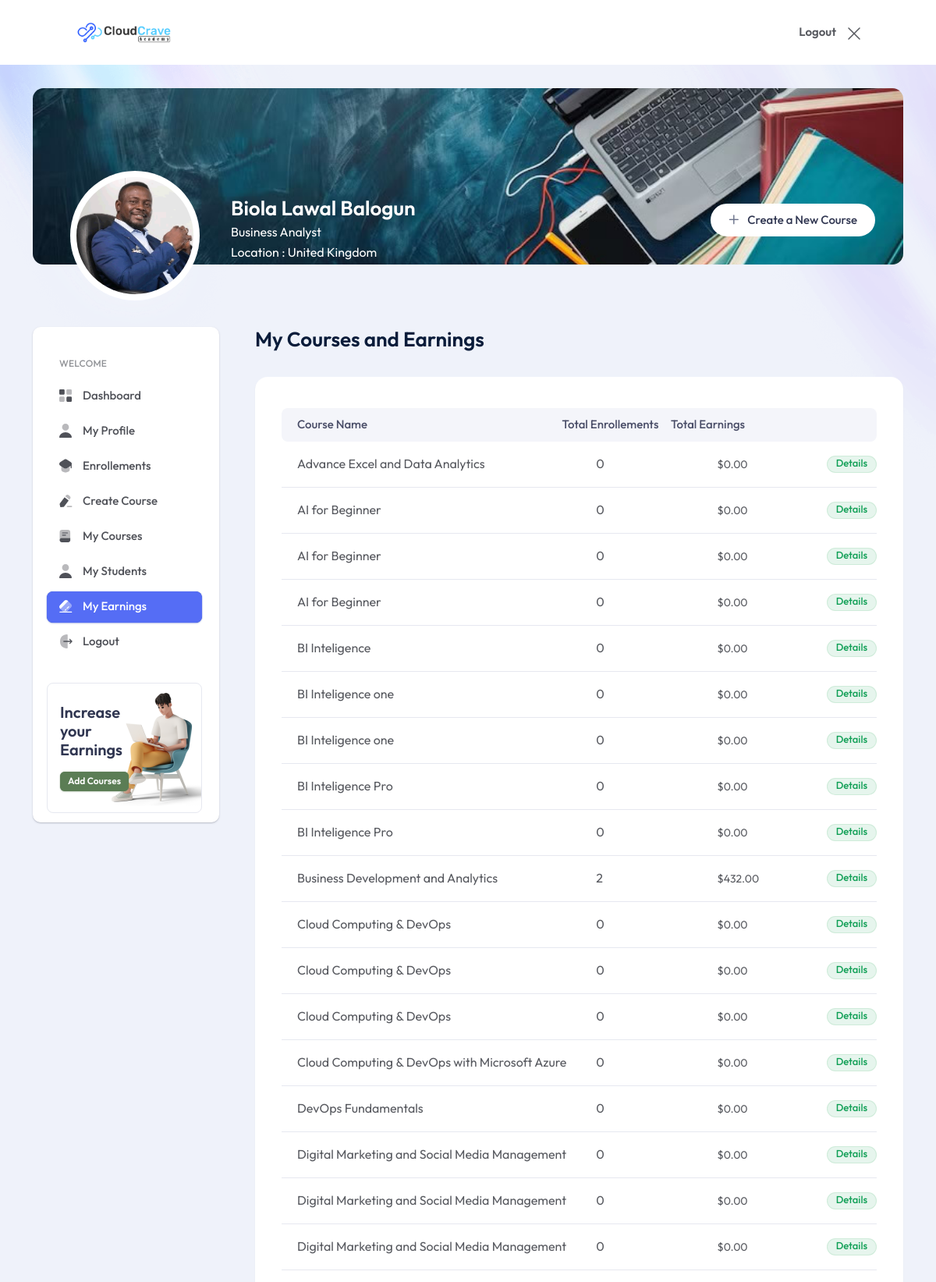
Page /instructor_earnings.php (signed in, upper part) on the committed database.
### tables this page shows
CREATE TABLE `instructors` (
  `instructor_id` int(11) NOT NULL,
  `instructor_name` varchar(255) NOT NULL,
  `bio` text DEFAULT NULL,
  `current_role` varchar(225) DEFAULT NULL,
  `profile_picture` varchar(255) DEFAULT NULL,
  `created_at` timestamp NOT NULL DEFAULT current_timestamp(),
  `gender` varchar(50) DEFAULT NULL,
  `location` varchar(255) DEFAULT NULL,
  `status` enum('pending','approved','rejected') DEFAULT 'pending',
  `email` varchar(255) NOT NULL,
  `password` varchar(255) NOT NULL,
  `phone_number` varchar(20) DEFAULT NULL,
  `bank_account_details` varchar(225) DEFAULT NULL
);

CREATE TABLE `courses` (
  `course_id` int(11) NOT NULL,
  `course_name` varchar(255) NOT NULL,
  `category_id` int(11) DEFAULT NULL,
  `description` text DEFAULT NULL,
  `price` decimal(10,2) DEFAULT NULL,
  `discount_percentage` decimal(5,2) DEFAULT 0.00,
  `course_image_url` varchar(255) DEFAULT NULL,
  `intro_video_url` varchar(255) DEFAULT NULL,
  `duration` int(11) DEFAULT NULL,
  `prerequisites` text DEFAULT NULL,
  `level` enum('Beginner','Intermediate','Advanced') DEFAULT NULL,
  `created_at` timestamp NOT NULL DEFAULT current_timestamp(),
  `updated_at` timestamp NOT NULL DEFAULT current_timestamp() ON UPDATE current_timestamp(),
  `home_featured` int(10) NOT NULL,
  `banner_featured` int(10) NOT NULL,
  `status` enum('Draft','Published','Approved') DEFAULT 'Draft',
  `instructor_id` int(11) DEFAULT NULL,
  `mode` enum('Virtual','Physical','Recorded') DEFAULT 'Virtual',
  `registration_deadline` date DEFAULT NULL,
  `session_duration` int(11) NOT NULL,
  `session_duration_unit` enum('minutes','hours') NOT NULL,
  `start_datetime` datetime DEFAULT NULL,
  `timezone` varchar(50) NOT NULL,
  `training_days` set('Monday','Tuesday','Wednesday','Thursday','Friday','Saturday','Sunday') NOT NULL,
  `daily_start_time` time NOT NULL
);

### earnings.php (the view, shortened to what this page needs)
                         <section class="tp-dashboard-course-wrapper">
                           <div class="row">
                              <div class="col-8">
                                 <div class="tp-dashboard-section">
                                    <h2 class="tp-dashboard-title">My Courses and Earnings</h2>
                                 </div>
                              </div>
                           </div>
                           <div class="row">
                              <div class="col-12">
                                 <div class="tp-dashboard-course-list">
                                    <ul>
                                       <li class="active">
                                          <div class="tp-dashboard-course-item">
                                             <div class="tp-dashboard-course-name">
                                                <h5 class="tp-dashboard-course-name-title">Course Name</h5>
                                             </div>
                                             <div class="tp-dashboard-course-enroll">
                                                <span>Total Enrollements</span>
                                             </div>
                                             <div class="tp-dashboard-course-rating">
                                                <span>Total Earnings</span>
                                             </div>
                                             <div class="tp-dashboard-course-rating">
                                                <span>&nbsp; </span>
                                             </div>
                                          </div>
                                       </li>
                                       <?php
include 'connect.php';
$query = "
    SELECT
        c.course_id,
        c.course_name,
        COUNT(e.enrollment_id) AS total_enrollments,
        ROUND(
            SUM(
                IFNULL(
                    (c.price - (c.price * (c.discount_percentage / 100))) * 0.40 * IF(e.enrollment_id IS NOT NULL, 1, 0),
                    0
                )
            ),
            2
        ) AS total_earnings
    FROM
        courses c
    LEFT JOIN
        enrollments e ON c.course_id = e.course_id
    WHERE
        c.instructor_id = ?
    GROUP BY
        c.course_id
    ORDER BY
        c.course_name";
$stmt = $conn->prepare($query);
$stmt->bind_param("i", $instructor_id);
$stmt->execute();
$result = $stmt->get_result();
if ($result->num_rows > 0):
    while ($course = $result->fetch_assoc()):
?>
                                      <li>
                                          <div class="tp-dashboard-course-item">
                                             <div class="tp-dashboard-course-name">
                                                <h5 class="tp-dashboard-course-name-title">
                                                <a href="course_update.php?id=<?php echo $course['course_id']; ?>">
                            <?php echo htmlspecialchars($course['course_name']); ?>
                        </a>
                                                </h5>
                                             </div>
                                             <div class="tp-dashboard-course-enroll">
                                             <span><?php echo $course['total_enrollments']; ?></span>
                                             </div>
                                             <div class="tp-dashboard-course-rating">
                                                <span>$<?php echo number_format($course['total_earnings'], 2); ?></span>
                                             </div>
                                             <div class="tpd-badge sucess">
                                             <a href="course_update.php">
                                             <a href="course_update.php?id=<?php echo $course['course_id']; ?>">Details</a>
                                                </a>
                                             </div>
                                          </div>
                                       </li>
<?php
    endwhile;
else:
    echo "<li>No records found</li>";
endif;
?>
                                    </ul>
                                 </div>
                              </div>
                           </div>
                        </section>

### instructor_earnings.php (shortened to what this page needs)
<!doctype html>
<html class="no-js" lang="zxx">
<head>
   <link rel="stylesheet" href="assets/css/bootstrap.css">
   <link rel="stylesheet" href="assets/css/animate.css">
   <link rel="stylesheet" href="assets/css/swiper-bundle.css">
   <link rel="stylesheet" href="assets/css/slick.css">
   <link rel="stylesheet" href="assets/css/magnific-popup.css">
   <link rel="stylesheet" href="assets/css/flatpickr.min.css">
   <link rel="stylesheet" href="assets/css/font-awesome-pro.css">
   <link rel="stylesheet" href="assets/css/spacing.css">
   <link rel="stylesheet" href="assets/css/main.css">
</head>
   <body>
       <header class="header-area">
         <div class="tp-header-2 tp-header-new-course">
            <div class="container-fluid">
               <div class="row align-items-center">
                  <div class="col-2">
                     <div class="tp-header-2-right d-flex align-items-center">
                        <div class="logo tp-header-logo">
                           <a href="index.html">
                              <img src="assets/img/logo/logo-black.png" alt="logo">
                           </a>
                        </div>
                     </div>
                  </div>
                  <div class="col-10">
                     <div class="tp-header-new-course-right d-flex justify-content-end">
                        <div class="tp-header-new-course-option d-none d-sm-block">
                           <a class="draft" href="logout.php">Logout</a>
                       </div>
                        <span>
                           <a href="logout.php"></a>
                        </span>
                     </div>
                  </div>
               </div>
            </div>
         </div>
      </header>
      <main class="tp-dashboard-body-bg">
   <?php
include_once 'connect.php';
$instructor_id = $_SESSION['instructor_id'];
$query = "SELECT * FROM instructors WHERE instructor_id = $instructor_id";
$result = $conn->query($query);
if ($result && $result->num_rows > 0) {
    $instructor = $result->fetch_assoc();
    $instructor_name = $instructor['instructor_name'];
    $location = $instructor['location'];
    $profile_picture = $instructor['profile_picture'];
    $role = $instructor['current_role'];
} else {
    $instructor_name = "Unknown Instructor";
    $location = "Not Assigned";
    $profile_picture = "default.jpg";
}
?>
         <section class="tp-dashboard-banner-wrap">
            <div class="tp-dashboard-banner-shape"><img src="assets/img/dashboard/bg/dashboard-bg-shape-1.jpg" alt=""></div>
            <div class="container">
               <div class="row">
                  <div class="col-lg-12">
                     <div class="tp-dashboard-banner-bg mt-30" data-background="assets/img/dashboard/bg/dashboard-bg-1.jpg">
                        <div class="tp-instructor-wrap d-flex justify-content-between">
                           <div class="tp-instructor-info d-flex">
                              <div class="tp-instructor-avatar">
                                 <img src="assets/uploads/instructors/<?php echo $profile_picture; ?>" alt=""  class="circular-image" width=120>
                              </div>
                              <div class="tp-instructor-content">
                                 <h4 class="tp-instructor-title"><?php echo $instructor_name; ?>  </h4>
                                 <div class="tp-instructor-rate  d-flex align-items-center">
                                    <span> <?php echo htmlspecialchars($role); ?> </span>
                                 </div>
                                 <div class="tp-instructor-rate  d-flex align-items-center">
                                    <span>Location : <?php echo htmlspecialchars($location); ?>  </span>
                                 </div>
                              </div>
                           </div>
                           <div class="tp-instructor-course-btn">
                              <a class="tp-btn-add-course" href="create_course.php"><i class="fa-regular fa-plus"></i> Create a New Course</a>
                           </div>
                        </div>
                     </div>
                  </div>
               </div>
            </div>
         </section>
         <section class="tpd-main pb-75">
            <div class="container">
               <div class="row">
                  <div class="col-lg-3">
                     <?php
         require_once 'instructor_menu.php';
                          ?>
                  </div>
                  <div class="col-lg-9">
                     <div class="tpd-content-layout">
                     <?php
                        require_once'earnings.php';
                        ?>
                  </div>
               </div>
            </div>
         </section>
      </main>
   </body>
</html>

### assets/css/spacing.css (style rules this page uses)
.mt-30 { margin-top:30px }
.pb-75 { padding-bottom:75px }

### rows in the picture
instructors: profile_picture (picture), instructor_name "Biola Lawal Balogun", current_role "Business Analyst", location "United Kingdom"
courses: course_name "Advance Excel and Data Analytics", total_enrollments "0", total_earnings "0.00"
courses: course_name "AI for Beginner", total_enrollments "0", total_earnings "0.00"
courses: course_name "AI for Beginner", total_enrollments "0", total_earnings "0.00"
courses: course_name "AI for Beginner", total_enrollments "0", total_earnings "0.00"
courses: course_name "BI Inteligence", total_enrollments "0", total_earnings "0.00"
courses: course_name "BI Inteligence one", total_enrollments "0", total_earnings "0.00"
courses: course_name "BI Inteligence one", total_enrollments "0", total_earnings "0.00"
courses: course_name "BI Inteligence Pro", total_enrollments "0", total_earnings "0.00"
courses: course_name "BI Inteligence Pro", total_enrollments "0", total_earnings "0.00"
courses: course_name "Business Development and Analytics", total_enrollments "2", total_earnings "432.00"
courses: course_name "Cloud Computing & DevOps", total_enrollments "0", total_earnings "0.00"
courses: course_name "Cloud Computing & DevOps", total_enrollments "0", total_earnings "0.00"
courses: course_name "Cloud Computing & DevOps", total_enrollments "0", total_earnings "0.00"
courses: course_name "Cloud Computing & DevOps with Microsoft Azure", total_enrollments "0", total_earnings "0.00"
courses: course_name "DevOps Fundamentals", total_enrollments "0", total_earnings "0.00"
courses: course_name "Digital Marketing and Social Media Management", total_enrollments "0", total_earnings "0.00"
courses: course_name "Digital Marketing and Social Media Management", total_enrollments "0", total_earnings "0.00"
courses: course_name "Digital Marketing and Social Media Management", total_enrollments "0", total_earnings "0.00"
